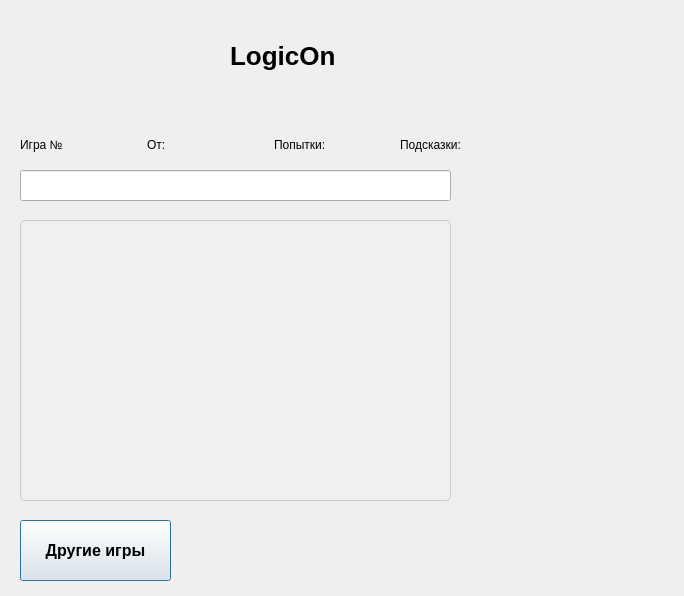
<?xml version="1.0" encoding="UTF-8"?>
<ui version="4.0">
 <class>Dialog</class>
 <widget class="QDialog" name="Dialog">
  <property name="geometry">
   <rect>
    <x>0</x>
    <y>0</y>
    <width>684</width>
    <height>596</height>
   </rect>
  </property>
  <property name="windowTitle">
   <string>Dialog</string>
  </property>
  <widget class="QWidget" name="layoutWidget">
   <property name="geometry">
    <rect>
     <x>20</x>
     <y>130</y>
     <width>501</width>
     <height>29</height>
    </rect>
   </property>
   <layout class="QHBoxLayout" name="horizontalLayout">
    <item>
     <widget class="QLabel" name="game_number_label">
      <property name="text">
       <string>Игра №</string>
      </property>
     </widget>
    </item>
    <item>
     <widget class="QLabel" name="date_label">
      <property name="text">
       <string>От:</string>
      </property>
     </widget>
    </item>
    <item>
     <widget class="QLabel" name="attempts_label">
      <property name="text">
       <string>Попытки:</string>
      </property>
     </widget>
    </item>
    <item>
     <widget class="QLabel" name="hints_label">
      <property name="text">
       <string>Подсказки:</string>
      </property>
     </widget>
    </item>
   </layout>
  </widget>
  <widget class="QListWidget" name="current_word_list">
   <property name="geometry">
    <rect>
     <x>20</x>
     <y>220</y>
     <width>431</width>
     <height>281</height>
    </rect>
   </property>
   <property name="font">
    <font>
     <pointsize>10</pointsize>
     <bold>true</bold>
    </font>
   </property>
   <property name="styleSheet">
    <string notr="true">QListWidget {
    /* общий стиль списка */
    border: 1px solid #ccc;
    border-radius: 5px;
    background-color: #f0f0f0;
    padding: 5px;
}

QListWidget::item {
    /* стиль отдельного элемента списка */
    padding: 10px;
    border-bottom: 1px solid #ccc;
}

QListWidget::item:selected {
    /* стиль выделенного элемента списка */
    background-color: #0078ff;
    color: #ffffff;
}

QListWidget::item:hover {
    /* стиль элемента списка при наведении курсора */
    background-color: #f7f7f7;
}

QListWidget::item:disabled {
    /* стиль недоступного элемента списка */
    color: #808080;
}</string>
   </property>
  </widget>
  <widget class="QPushButton" name="other_games_button">
   <property name="geometry">
    <rect>
     <x>20</x>
     <y>520</y>
     <width>151</width>
     <height>61</height>
    </rect>
   </property>
   <property name="font">
    <font>
     <pointsize>12</pointsize>
     <bold>true</bold>
    </font>
   </property>
   <property name="autoFillBackground">
    <bool>false</bool>
   </property>
   <property name="styleSheet">
    <string notr="true"/>
   </property>
   <property name="text">
    <string>Другие игры</string>
   </property>
   <property name="flat">
    <bool>false</bool>
   </property>
  </widget>
  <widget class="QPushButton" name="login_button">
   <property name="geometry">
    <rect>
     <x>21</x>
     <y>31</y>
     <width>52</width>
     <height>48</height>
    </rect>
   </property>
   <property name="text">
    <string/>
   </property>
   <property name="icon">
    <iconset>
     <normaloff>../images/67346.png</normaloff>../images/67346.png</iconset>
   </property>
   <property name="iconSize">
    <size>
     <width>40</width>
     <height>40</height>
    </size>
   </property>
   <property name="flat">
    <bool>true</bool>
   </property>
  </widget>
  <widget class="QPushButton" name="profile_button">
   <property name="geometry">
    <rect>
     <x>590</x>
     <y>30</y>
     <width>61</width>
     <height>51</height>
    </rect>
   </property>
   <property name="text">
    <string/>
   </property>
   <property name="icon">
    <iconset>
     <normaloff>../images/download1.png</normaloff>../images/download1.png</iconset>
   </property>
   <property name="iconSize">
    <size>
     <width>45</width>
     <height>45</height>
    </size>
   </property>
   <property name="flat">
    <bool>true</bool>
   </property>
  </widget>
  <widget class="QLabel" name="label_4">
   <property name="geometry">
    <rect>
     <x>230</x>
     <y>30</y>
     <width>221</width>
     <height>51</height>
    </rect>
   </property>
   <property name="font">
    <font>
     <pointsize>-1</pointsize>
     <bold>true</bold>
    </font>
   </property>
   <property name="styleSheet">
    <string notr="true">QLabel {
    font-size: 26px; /* size of label text */
    font-weight: bold; /* bold label text */
}
</string>
   </property>
   <property name="text">
    <string>LogicOn</string>
   </property>
  </widget>
  <widget class="QPushButton" name="hint_button">
   <property name="geometry">
    <rect>
     <x>580</x>
     <y>520</y>
     <width>75</width>
     <height>71</height>
    </rect>
   </property>
   <property name="text">
    <string/>
   </property>
   <property name="icon">
    <iconset>
     <normaloff>../images/png-clipart-computer-icons-idea-brainstorming-others-miscellaneous-image-file-formats.png</normaloff>../images/png-clipart-computer-icons-idea-brainstorming-others-miscellaneous-image-file-formats.png</iconset>
   </property>
   <property name="iconSize">
    <size>
     <width>50</width>
     <height>50</height>
    </size>
   </property>
   <property name="flat">
    <bool>true</bool>
   </property>
  </widget>
  <widget class="QPushButton" name="top_list_button">
   <property name="geometry">
    <rect>
     <x>520</x>
     <y>30</y>
     <width>51</width>
     <height>51</height>
    </rect>
   </property>
   <property name="text">
    <string/>
   </property>
   <property name="icon">
    <iconset>
     <normaloff>C:/Users/marat/Downloads/imgonline-com-ua-Resize-nB8vUTYJ.jpg</normaloff>C:/Users/marat/Downloads/imgonline-com-ua-Resize-nB8vUTYJ.jpg</iconset>
   </property>
   <property name="iconSize">
    <size>
     <width>50</width>
     <height>50</height>
    </size>
   </property>
   <property name="flat">
    <bool>true</bool>
   </property>
  </widget>
  <widget class="QLineEdit" name="input_field">
   <property name="geometry">
    <rect>
     <x>20</x>
     <y>170</y>
     <width>431</width>
     <height>31</height>
    </rect>
   </property>
   <property name="font">
    <font>
     <pointsize>11</pointsize>
     <bold>true</bold>
    </font>
   </property>
   <property name="text">
    <string/>
   </property>
  </widget>
 </widget>
 <resources/>
 <connections/>
</ui>
